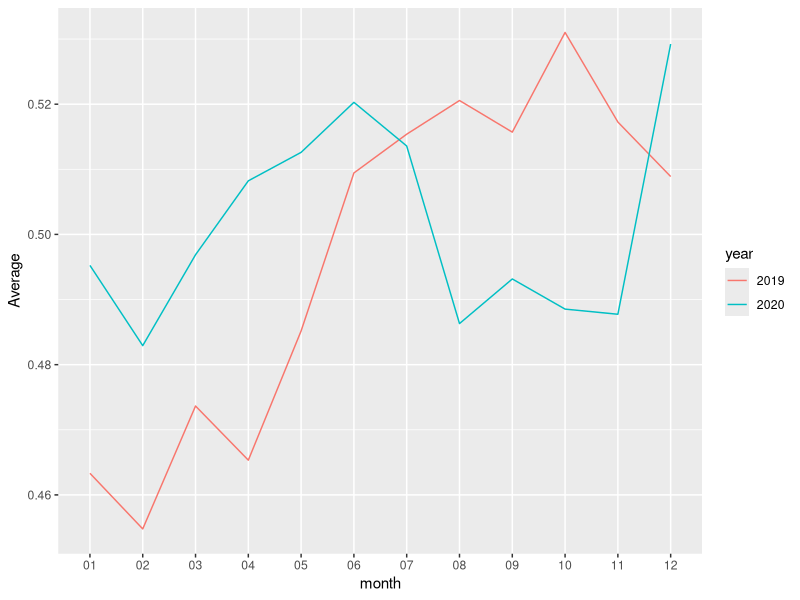

Write R code to recreate this figure. (Note: this script raises an error after producing the figure.)
## ---- chunk 1
library(tidyverse)
library(ggplot2)
## ---- chunk 2
fullmaster <- read_csv('../data/fullmasterfinal.csv')
covid <- read_csv('../data/covidmaster.csv')
## ---- chunk 3
fullmaster |>
  group_by(year, month) |>
  summarize(avgdanceability = mean(danceability, na.rm = TRUE))
## ---- chunk 4
fullmaster |>
  group_by(year, month) |>
  summarize(avgenergy = mean(energy, na.rm = TRUE))
## ---- chunk 5
fullmaster |>
  group_by(year, month) |>
  summarize(avgloudness = mean(loudness, na.rm = TRUE))
## ---- chunk 6
avgdf <- fullmaster |>
  group_by(year, month) |>
  summarize(Average = mean(valence, na.rm = TRUE)) |>
  mutate(month = factor(month), year = factor(year))

avgplot <- avgdf|> 
  ggplot(aes(month, Average, group = year, color = year)) +
  geom_line()
print(avgplot)
## ---- chunk 7
avg_anova <- aov(avgvalence ~ year + Error(month/year), data = avgdf)
anova_output <- summary(avg_anova)
anova_output[[2]][[1]][1,5]
## ---- chunk 8
linear_model <- lm(liveness ~ factor(year)+month, data= fullmaster)
summary(linear_model)
## ---- chunk 9
reduced_model <- lm(liveness ~ month, data= fullmaster)
summary(reduced_model)
## ---- chunk 10
full_model <- lm(liveness ~ month*factor(year), data= fullmaster)
summary(full_model)
## ---- chunk 11
lm_anova <- anova(reduced_model, full_model)
lm_anova
## ---- chunk 12

months <- c("01", "02", "03", "04", "05", "06", "07", "08", "09", "10", "11", "12")
p_values <- c()
selected_month <- "07"
selected_variable <- "liveness"

values2019 <- fullmaster |>
filter(month == selected_month, year == "2019") |>
pull(selected_variable)

values2020 <- fullmaster |>
filter(month == selected_month, year == "2020") |>
pull(selected_variable)

(t.test(values2019, values2020)$p.value)*12
## ---- chunk 13
months <- c("01", "02", "03", "04", "05", "06", "07", "08", "09", "10", "11", "12")
p_values <- c()

for (selected_month in months){
  selected_variable = "energy"
  values2019 <- fullmaster |>
    filter(month == selected_month, year == "2019") |>
    pull(selected_variable)
  values2020 <- fullmaster |>
    filter(month == selected_month, year == "2020") |>
    pull(selected_variable)
    p_values = c(p_values, (t.test(values2019, values2020)$p.value)*12)}

tibble(month = months, pvalue = p_values)
## ---- chunk 14
monthlycovid <- covid |>
  group_by(month) |>
  summarize(deaths = sum(deaths), allcausedeaths = sum(allcausedeaths), percentexpected = mean(percentexpected))
## ---- chunk 15
monthlycovid |>
  mutate(month = as.numeric(month)) |>
  ggplot(aes(month, deaths)) +
  geom_line() +
  scale_x_continuous(breaks = 1:12)
## ---- chunk 16
fullmaster |>
  group_by(year, month, key) |>
  mutate(key = c("C", "C#", "D", "D#", "E", "F", "F#", "G", "G#","A", "A#", "B")[key+1], year = factor(year)) |>
  mutate(key = factor(key, levels = c("C", "C#", "D", "D#", "E", "F", "F#", "G", "G#","A", "A#", "B"))) |>
  drop_na(key) |>
  summarise(count = n()) |>
  ggplot(aes(x=year, y= count, fill= key))+
  geom_bar(stat = "identity", position = "fill", color= "black", size= 0.1, width= 0.5)+
  facet_wrap(~month)+
  labs(x="Month", y="Number of Songs") 
  #guide_legend = 
  #guides(fill=guide_legend(title="Key"))
## ---- chunk 17
key_contingencies <- fullmaster |>
  drop_na(key) |>
  count(year, month, key) |>
  spread(year, n, fill = 0)
key_chi_square <- key_contingencies |>
  group_split(month) |>
  map(~ chisq.test(select(.x, -month))) |>
  set_names(unique(fullmaster$month))
key_chi_square[[1]][3]
## ---- chunk 18
dominant_keys <- fullmaster |>
  group_by(year, month, key, mode) |>
  summarise(count = n()) |>
  slice(which.max(count))
dom_key_clean <- dominant_keys |>
  group_by(year, month) |>
  slice(which.max(count))
dom_key_clean

## ---- chunk 19

## ---- chunk 20
fullmaster |>
  filter(key == 10, mode ==0)
